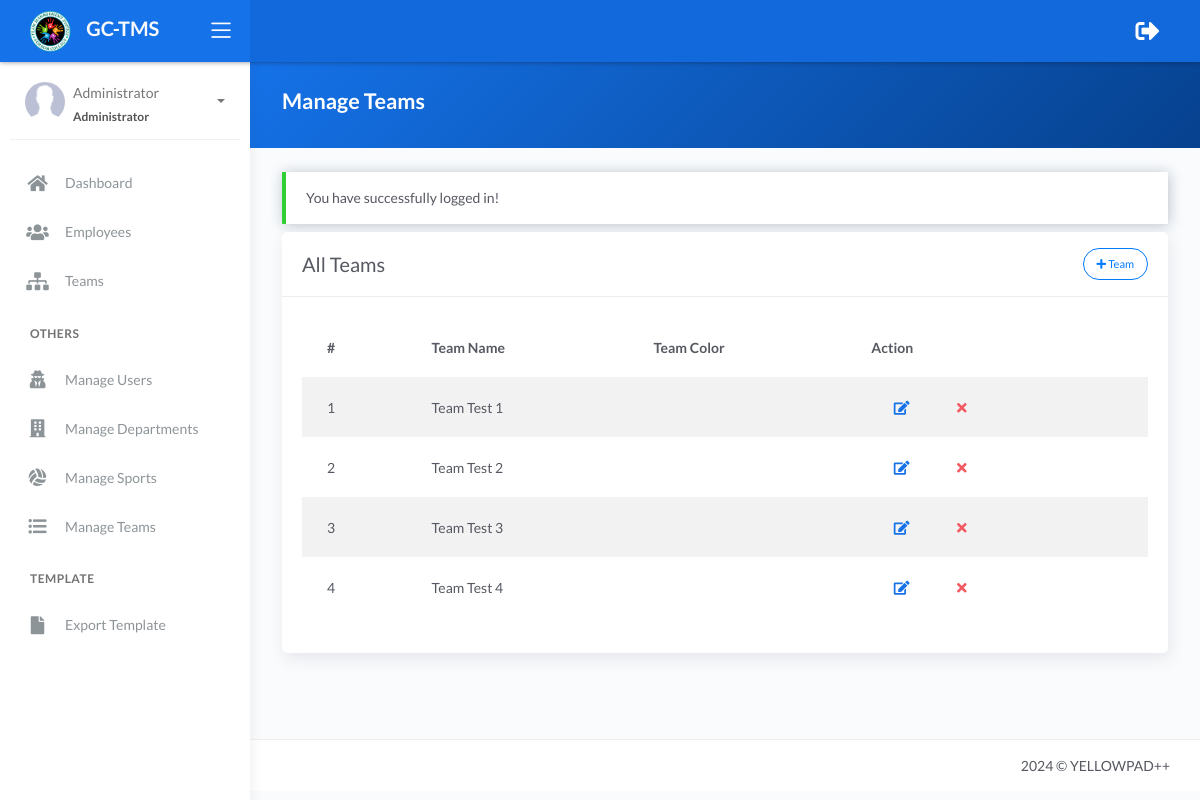
/manage_teams.php (signed in), run on the app's committed database.
### tables this page shows
CREATE TABLE `tbl_teams` (
  `id` int(11) NOT NULL,
  `team_name` varchar(255) DEFAULT NULL,
  `team_color` varchar(255) DEFAULT NULL
);

### manage_teams.php (the view, shortened to what this page needs)
<?php include 'server/server.php' ?>
<?php
$query = "SELECT * FROM tbl_teams";
$result = $conn->query($query);
$teams = array();
while ($row = $result->fetch_assoc()) {
	$teams[] = $row;
}
?>
<!DOCTYPE html>
<html lang="en">
<head>
	<?php include 'templates/header.php' ?>
</head>
<body>
	<div class="wrapper">
		<?php include 'templates/main-header.php' ?>
		<?php include 'templates/sidebar.php' ?>
		<div class="main-panel">
			<div class="content">
				<div class="panel-header bg-primary-gradient">
					<div class="page-inner">
						<div class="d-flex align-items-left align-items-md-center flex-column flex-md-row">
							<div>
								<h2 class="text-white fw-bold">Manage Teams</h2>
							</div>
						</div>
					</div>
				</div>
				<div class="page-inner">
					<?php if (isset($_SESSION['message'])) : ?>
						<div class="alert alert-<?php echo $_SESSION['success']; ?> <?= $_SESSION['success'] == 'danger' ? 'bg-danger text-light' : null ?>" role="alert">
							<?php echo $_SESSION['message']; ?>
						</div>
					<?php endif ?>
					<div class="row mt--2">
						<div class="col-md-12">
							<div class="card">
								<div class="card-header">
									<div class="card-head-row">
										<div class="card-title">All Teams</div>
										<?php if (isset($_SESSION['username'])) : ?>
											<div class="card-tools">
												<a href="#add" data-toggle="modal" class="btn btn-outline-primary btn-round btn-sm">
													<i class="fa fa-plus"></i>
													Team
												</a>
											</div>
										<?php endif ?>
									</div>
								</div>
								<div class="card-body">
									<div class="table-responsive">
										<table class="table table-striped">
											<thead>
												<tr>
													<th scope="col">#</th>
													<th scope="col">Team Name</th>
													<th scope="col">Team Color</th>
													<?php if (isset($_SESSION['username'])) : ?>
														<?php if ($_SESSION['role'] == 'administrator') : ?>
															<th>Action</th>
														<?php endif ?>
													<?php endif ?>
												</tr>
											</thead>
											<tbody>
												<?php if (!empty($teams)) : ?>
													<?php foreach ($teams as $index => $row) : ?>
														<tr>
															<td class="text-uppercase"><?= $index + 1 ?></td>
															<td><?= $row['team_name'] ?></td>
															<td><?= $row['team_color'] ?></td>
															<?php if (isset($_SESSION['username'])) : ?>
																<td>
																	<a type="button" href="#modalTeam" data-toggle="modal" class="btn btn-link btn-primary" title="Edit Team" onclick="editTeam(this)" data-team-id="<?= $row['id'] ?>" data-team-name="<?= $row['team_name'] ?>" data-team-color="<?= $row['team_color'] ?>">
																		<i class="fa fa-edit"></i>
																	</a>
																	<a href="#" class="btn btn-link btn-danger" data-toggle="modal" data-target="#removeTeam<?= $row['id'] ?>">
																		<i class="fa fa-times"></i>
																	</a>
																</td>
															<?php endif ?>
														</tr>
													<?php endforeach ?>
												<?php else : ?>
													<tr>
														<td colspan="3" class="text-center">No Available Data</td>
													</tr>
												<?php endif ?>
											</tbody>
										</table>
									</div>
								</div>
							</div>
						</div>
					</div>
				</div>
			</div>
			<?php include 'templates/main-footer.php' ?>
		</div>
	</div>
</body>
</html>

### data on the page
tbl_teams: team_name "Team Test 1"
tbl_teams: team_name "Team Test 2"
tbl_teams: team_name "Team Test 3"
tbl_teams: team_name "Team Test 4"

### other printed values
$_SESSION['acc_name'] "Administrator"
$_SESSION['role'] "Administrator"
$_SESSION['message'] "You have successfully logged in!"
